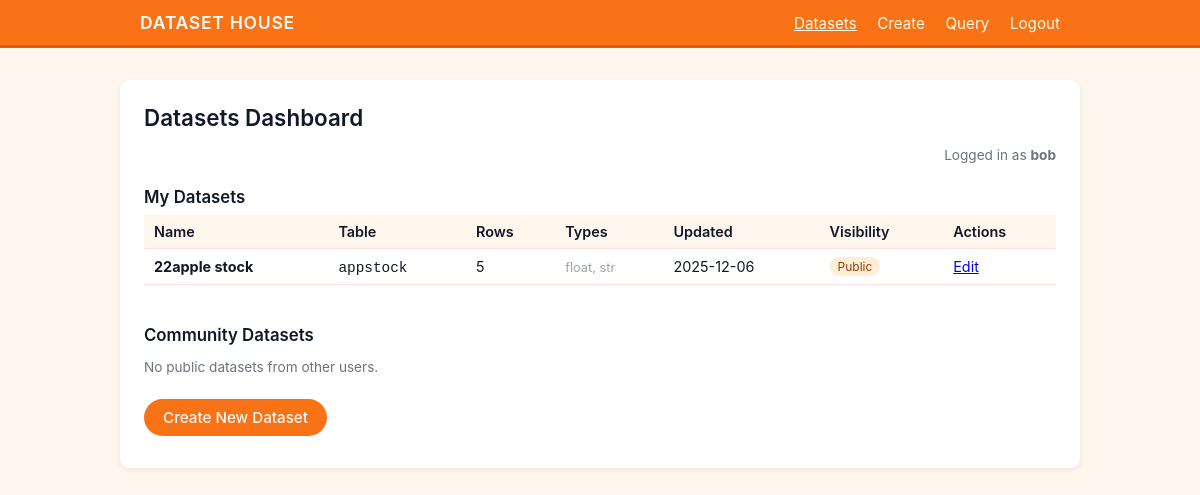
/datasets (signed in), run on an earlier commit of the app's database.
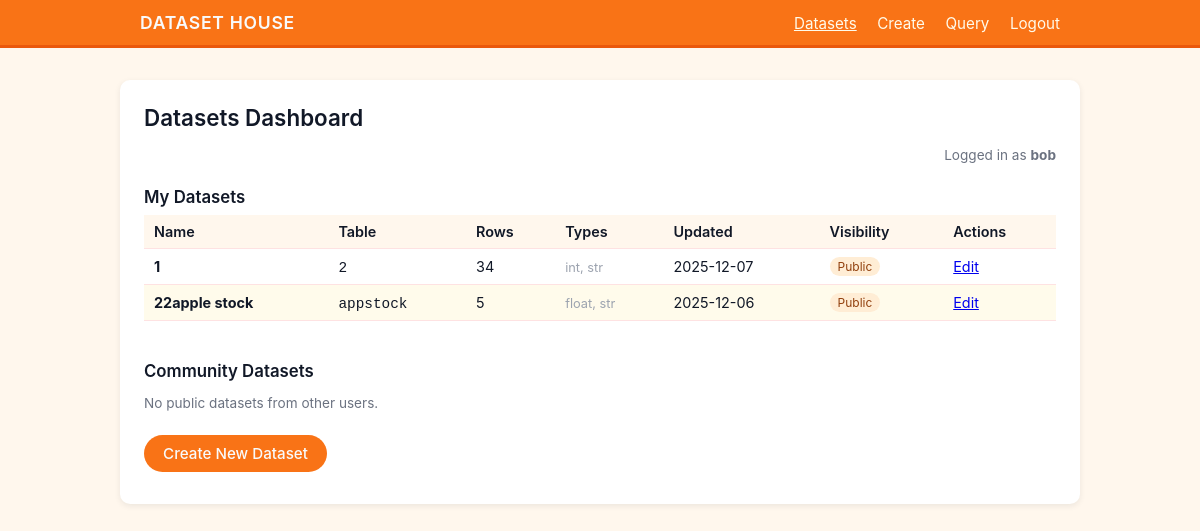
And on a later commit of the database.
### models.py (models this page shows, shortened)
class User(UserMixin, db.Model):
    __tablename__ = 'users'
    id = db.Column(db.Integer, primary_key=True)  # PK_user_id
    full_name = db.Column(db.String(100), nullable=False)
    email = db.Column(db.String(120), unique=True, nullable=False)
    password_hash = db.Column(db.String(200), nullable=False)
    created_at = db.Column(db.DateTime, default=datetime.utcnow)
    datasets = db.relationship('Dataset', backref='owner', lazy=True)
    queries = db.relationship('QueryLog', backref='user', lazy=True)

class Dataset(db.Model):
    __tablename__ = 'datasets'
    id = db.Column(db.Integer, primary_key=True)
    name = db.Column(db.String(100), nullable=False)
    table_name = db.Column(db.String(100), unique=True, nullable=False)
    description = db.Column(db.Text)
    tags = db.Column(db.String(200))
    rows = db.Column(db.Integer, default=0)
    columns = db.Column(db.Integer, default=0)
    types = db.Column(db.String(200), default="unknown")
    visibility = db.Column(db.String(20), default='public')
    file_path = db.Column(db.String(200))
    created_at = db.Column(db.DateTime, default=datetime.utcnow)
    updated_at = db.Column(db.DateTime, default=datetime.utcnow, onupdate=datetime.utcnow)
    owner_id = db.Column(db.Integer, db.ForeignKey('users.id'), nullable=False)
    logs = db.relationship('QueryLog', backref='dataset', lazy=True, cascade="all, delete-orphan")

### app.py (the view)
@app.route('/datasets')
@login_required
def dataset_list():
    my_datasets = Dataset.query.filter_by(owner_id=current_user.id).order_by(Dataset.created_at.desc()).all()
    other_datasets = Dataset.query.filter(
        Dataset.owner_id != current_user.id,
        Dataset.visibility == 'public'
    ).order_by(Dataset.created_at.desc()).all()
    return render_template('datasets.html', my_datasets=my_datasets, other_datasets=other_datasets)

### app.py (called while the page is built)
@login_manager.user_loader
def load_user(user_id):
    return User.query.get(int(user_id))

### templates/datasets.html (shortened to what this page needs)
<!DOCTYPE html>
<html lang="en">
<head>
    <link rel="stylesheet" href="{{ url_for('static', filename='css/styles.css') }}">
</head>
<body>
<header>
    <div class="header-inner">
        <div class="logo">DATASET HOUSE</div>
        <nav>
            <a href="{{ url_for('dataset_list') }}" class="active">Datasets</a>
            <a href="{{ url_for('dataset_create') }}">Create</a>
            <a href="{{ url_for('dataset_query') }}" target="_blank">Query</a>
            <a href="{{ url_for('logout') }}">Logout</a>
        </nav>
    </div>
</header>
<main class="main">
    <h1>Datasets Dashboard</h1>
    <div class="text-right meta">
        Logged in as <strong>{{ current_user.full_name }}</strong>
    </div>
    <h2>My Datasets</h2>
    {% if my_datasets %}
    <table class="table">
        <thead>
        <tr>
            <th>Name</th>
            <th>Table</th>
            <th>Rows</th>
            <th>Types</th> <th>Updated</th>
            <th>Visibility</th>
            <th>Actions</th>
        </tr>
        </thead>
        <tbody>
        {% for ds in my_datasets %}
        <tr>
            <td>
                <strong>{{ ds.name }}</strong><br>
            </td>
            <td><code>{{ ds.table_name }}</code></td>
            <td>{{ ds.rows }}</td>
            <td><span class="field-note">{{ ds.types }}</span></td>
            <td>{{ ds.updated_at.strftime('%Y-%m-%d') }}</td>
            <td>
                {% if ds.visibility == 'private' %}
                <span class="badge" style="background:#fee2e2; color:#991b1b">Private</span>
                {% else %}
                <span class="badge">Public</span>
                {% endif %}
            </td>
            <td>
                <a href="{{ url_for('dataset_edit', id=ds.id) }}" class="action-link">Edit</a>
            </td>
        </tr>
        {% endfor %}
        </tbody>
    </table>
    {% else %}
        <p class="text-muted">You haven't uploaded any datasets yet.</p>
    {% endif %}
    <h2 style="margin-top:40px;">Community Datasets</h2>
    {% if other_datasets %}
    <table class="table">
        <thead>
        <tr>
            <th>Name</th>
            <th>Table</th>
            <th>Rows</th>
            <th>Types</th>
            <th>Owner</th>
            <th>Updated</th>
        </tr>
        </thead>
        <tbody>
        {% for ds in other_datasets %}
        <tr>
            <td>
                <strong>{{ ds.name }}</strong><br>
                <span class="text-muted" style="font-size:0.8rem">{{ ds.tags }}</span>
            </td>
            <td><code>{{ ds.table_name }}</code></td>
            <td>{{ ds.rows }}</td>
            <td><span class="field-note">{{ ds.types }}</span></td>
            <td>{{ ds.owner.full_name }}</td>
            <td>{{ ds.updated_at.strftime('%Y-%m-%d') }}</td>
        </tr>
        {% endfor %}
        </tbody>
    </table>
    {% else %}
        <p class="text-muted">No public datasets from other users.</p>
    {% endif %}
    <div class="actions">
        <a href="{{ url_for('dataset_create') }}" class="btn btn-primary">Create New Dataset</a>
    </div>
</main>
</body>
</html>

### static/css/styles.css (style rules this page uses)
* { box-sizing: border-box; }
body { margin: 0; font-family: -apple-system, BlinkMacSystemFont, "Segoe UI", Roboto, sans-serif; background-color: #fff7ed; color: #111827; }
header { background-color: #f97316; color: #f9fafb; border-bottom: 3px solid #ea580c; }
.header-inner { max-width: 960px; margin: 0 auto; padding: 12px 20px; display: flex; align-items: center; justify-content: space-between; }
.logo { font-size: 1.1rem; font-weight: 600; letter-spacing: 0.04em; }
nav a { margin-left: 16px; text-decoration: none; color: #fffbeb; font-size: 0.95rem; }
nav a:hover, nav a.active { text-decoration: underline; }
.main { max-width: 960px; margin: 32px auto; padding: 24px 24px 32px; background-color: #ffffff; border-radius: 10px; box-shadow: 0 2px 6px rgba(15, 23, 42, 0.08); }
h1 { margin: 0 0 16px; font-size: 1.4rem; font-weight: 600; }
h2 { margin: 24px 0 8px; font-size: 1.05rem; font-weight: 600; }
.actions { margin-top: 24px; display: flex; gap: 12px; flex-wrap: wrap; }
.btn { display: inline-block; padding: 8px 18px; border-radius: 999px; border: 1px solid transparent; font-size: 0.95rem; font-weight: 500; text-decoration: none; text-align: center; cursor: pointer; }
.btn-primary { background-color: #f97316; color: #f9fafb; }
.table { width: 100%; border-collapse: collapse; margin-top: 8px; font-size: 0.9rem; }
.table th, .table td { padding: 8px 10px; border-bottom: 1px solid #fee2e2; text-align: left; }
.table th { background-color: #fff7ed; font-weight: 600; }
.table tr:nth-child(even) td { background-color: #fffbeb; }
.table a.action-link { margin-right: 8px; font-size: 0.9rem; }
.badge { display: inline-block; padding: 2px 8px; border-radius: 999px; font-size: 0.75rem; background-color: #ffedd5; color: #92400e; }
.meta { font-size: 0.85rem; color: #6b7280; }
.text-right { text-align: right; }
.text-muted { color: #6b7280; font-size: 0.85rem; }
.field-note { font-size: 0.8rem; color: #9ca3af; }

What changed in the data, as far as the page shows it:
added Dataset: name "1", table_name "2", rows "34", types "int, str", updated_at "2025-12-07", visibility "Public"
